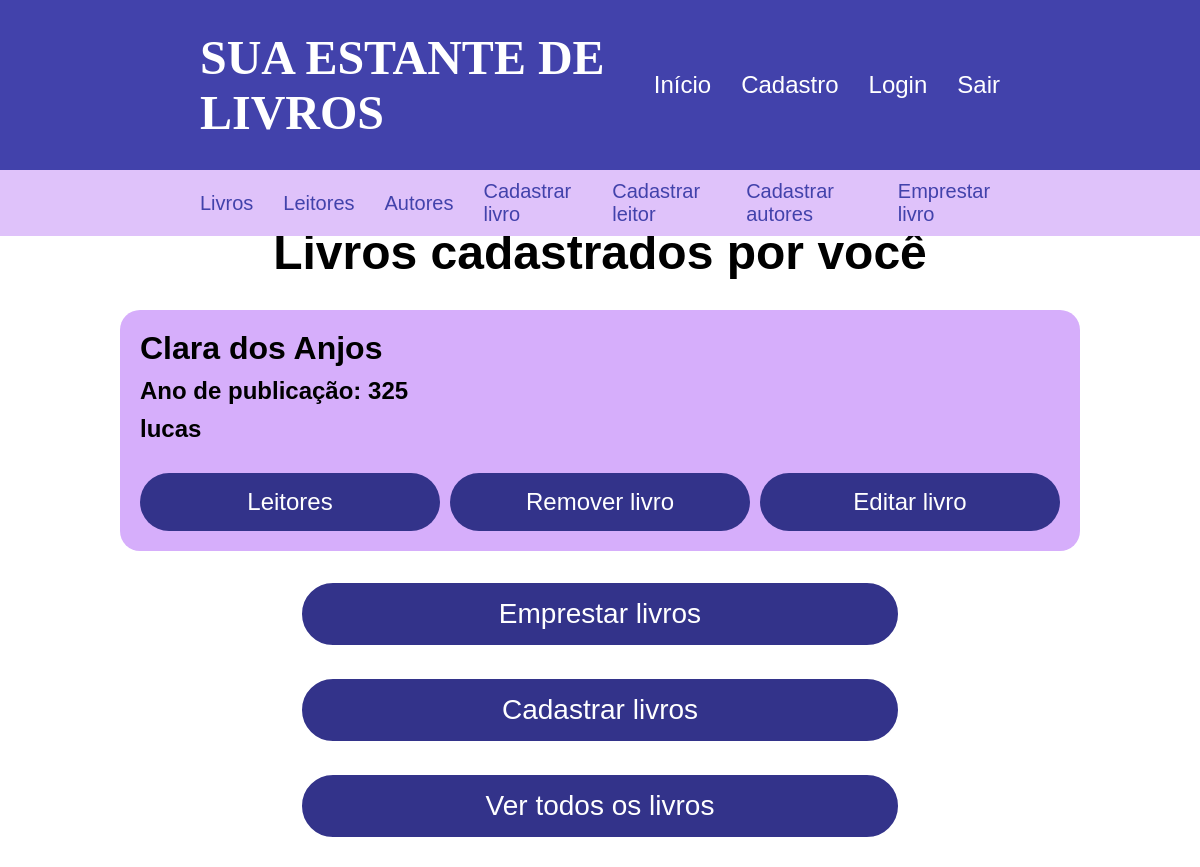
Page /livros_do_usuario (signed in) on the committed database.
### models/models.py (models this page shows)
class Livro(Base):
    __tablename__ = "livros"
    id: Mapped[int] = mapped_column(primary_key=True, autoincrement=True)
    titulo: Mapped[str]
    ano: Mapped[int]
    autor_id: Mapped[int] = mapped_column(ForeignKey("autores.id"))
    usuario_id: Mapped[int] = mapped_column(ForeignKey("usuarios.id"))
    autor: Mapped["Autor"] = relationship(back_populates="livros")
    leitores: Mapped[List["Leitor"]] = relationship(secondary=tabela_associativa, back_populates="livros")

class Autor(Base):
    __tablename__ = "autores"
    id: Mapped[int] = mapped_column(primary_key=True, autoincrement=True)
    nome: Mapped[str] = mapped_column(unique=True)
    pais: Mapped[str]
    usuario_id: Mapped[int] = mapped_column(ForeignKey("usuarios.id"))
    livros: Mapped[List["Livro"]] = relationship(back_populates="autor")

### controllers/livros/routes.py (the view)
@livros_bp.route('/livros_do_usuario')
def listar_livros_do_usuario():
    usuario_id = flask_session['usuario_id']
    livros = session.query(Livro).filter_by(usuario_id=usuario_id).all()
    return render_template('livros/listar_livros.html', livros=livros, usuario=usuario_id)

### controllers/livros/templates/livros/listar_livros.html (shortened to what this page needs)
{% extends "base.html" %}
{% block css %} <link rel="stylesheet" href="{{ url_for('livros.static', filename='css/style.css')}}"> {% endblock %}
{% block conteudo %}
<main>
    <section id="livros">
        {% if usuario %}
            <h1>Livros cadastrados por você</h1>
        {% else %}
            <h1>Livros cadastrados</h1>
        {% endif %}
        {% if livros %}
            {% for livro in livros %}
                <div class="livro">
                    <h3>{{livro.titulo}}</h3>
                    <h4><b>Ano de publicação:</b> {{livro.ano}}</h4>
                    <h4>{{livro.autor.nome}}</h4>
                    <div>
                        <a href="{{url_for('livros.leitores_do_livro', livro_id=livro.id)}}">Leitores</a>
                        <a href="{{url_for('livros.remover_livro', id_livro=livro.id)}}">Remover livro</a>
                        <a href="{{url_for('livros.editar_livro', id_livro=livro.id)}}">Editar livro</a>
                    </div>
                </div>
            {% endfor %}
        {% else %}
            <p>Nenhum livro cadastrado.</p>
        {% endif %}
        {% if usuario %}
            <a href="{{url_for('livros.emprestar_livro')}}">Emprestar livros</a>
            <a href="{{url_for('livros.cadastrar_livro')}}">Cadastrar livros</a>
            <a href="{{url_for('livros.listar_livros')}}">Ver todos os livros</a>
        {% else %}
            <a href="{{url_for('livros.emprestar_livro')}}">Emprestar livros</a>
            <a href="{{url_for('livros.cadastrar_livro')}}">Cadastrar livros</a>
            <a href="{{url_for('livros.listar_livros_do_usuario')}}">Livros cadastrados por você</a>
        {% endif %}
    </section>
</main>
{% endblock %}

### static/css/globals.css (style rules this page uses)
* { padding: 0; margin: 0; box-sizing: border-box; font-family: Arial, Helvetica, sans-serif; }
body { height: 100vh; }
main { height: 100%; width: 100%; }

### controllers/livros/static/css/style.css (style rules this page uses)
main { display: flex; padding: 0px; justify-content: space-between; align-items: center; width: 100%; height: 100%; }
section { width: 50%; height: 100%; display: flex; justify-content: center; align-items: center; flex-direction: column; gap: 30px; }
#livros { display: flex; align-items: center; justify-content: start; width: 100%; gap: 30px; margin-top: 450px; }
.livro { display: flex; align-items: start; justify-content: space-between; background-color: rgb(214, 174, 251); flex-direction: column; color: black; padding: 20px; border-radius: 20px; width: 80%; gap: 10px; }
.livro div { display: flex; align-items: center; justify-content: space-between; width: 100%; gap: 10px; margin-top: 20px; }
.livro h3 { font-size: 32px; }
.livro h4 { font-size: 24px; }
.livro a { background-color: rgb(51, 51, 138); font-size: 24px; color: white; border: none; text-decoration: none; border-radius: 40px; padding: 15px; width: 100%; text-align: center; }
section h1 { font-size: 48px; }
section a, form button { background-color: rgb(51, 51, 138); font-size: 28px; color: white; border: white 2px solid; text-decoration: none; border-radius: 40px; padding: 15px; width: 600px; text-align: center; }

### rows in the picture
Livro: titulo "Clara dos Anjos", ano "325", autor.nome "lucas"
